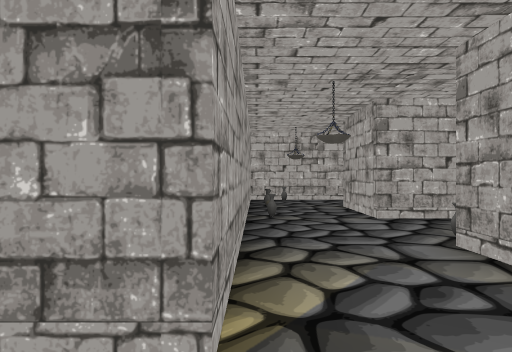
View 1 (above)

16 first-person views from a walk through a scene from a Unity 3-D project. The camera is 1.4 m above the floor, looks level and sees 75° across. Doors are open. The floor is counted in squares, 2.06 m on a side. Each view is taken from the middle of a square. On the plan, view 1 faces up. The plan holds only what a view shows up to about 10 squares ahead; the rest is blank. The player is left out. Some animated figures are left out. Some surface patterns are stand-ins.

View 2
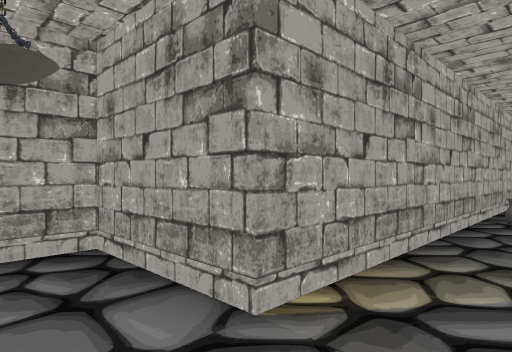

View 3
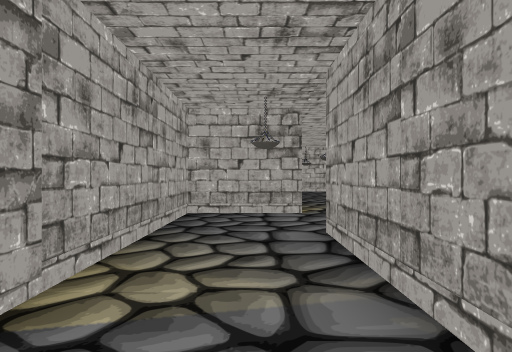

View 4
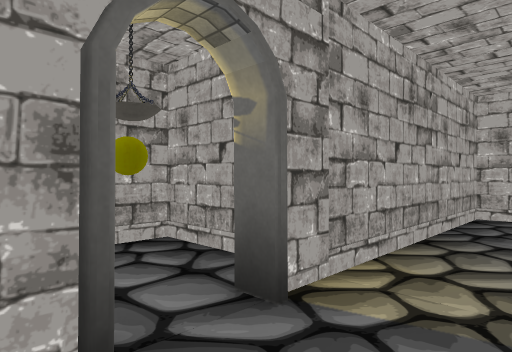

View 5
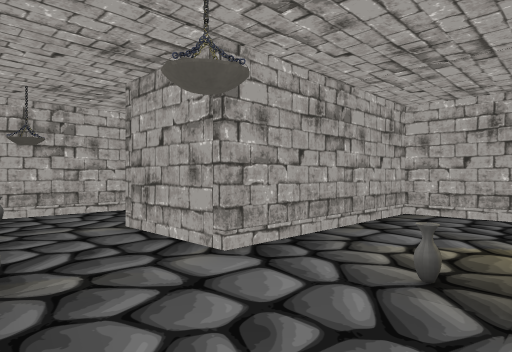

View 6
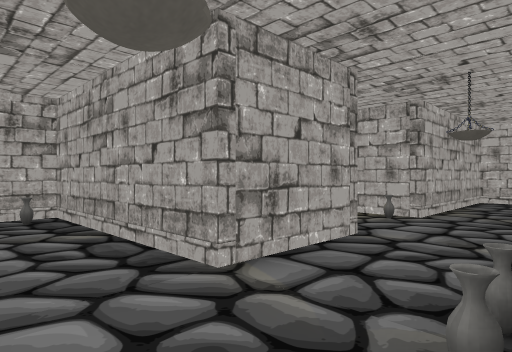

View 7
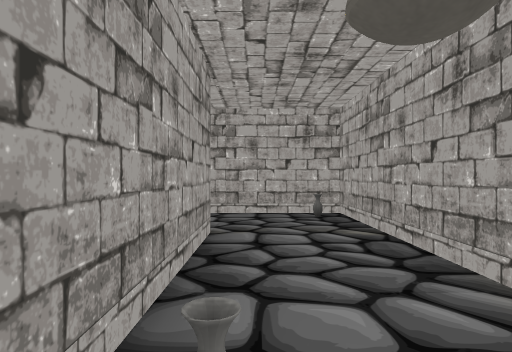

View 8
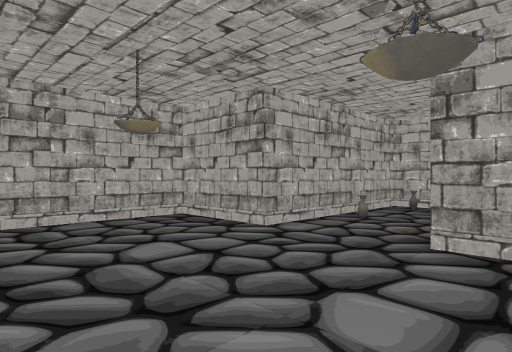

View 9
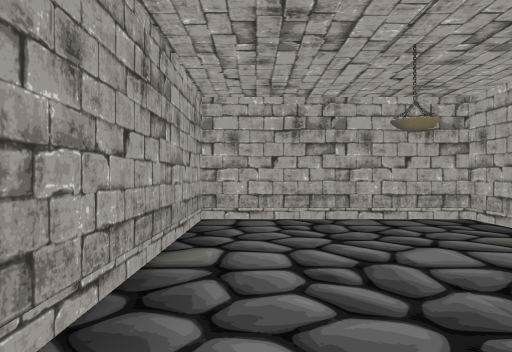

View 10
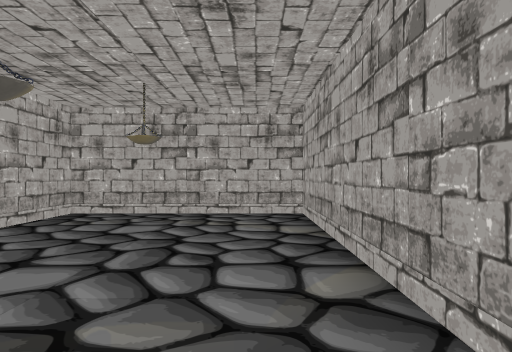

View 11
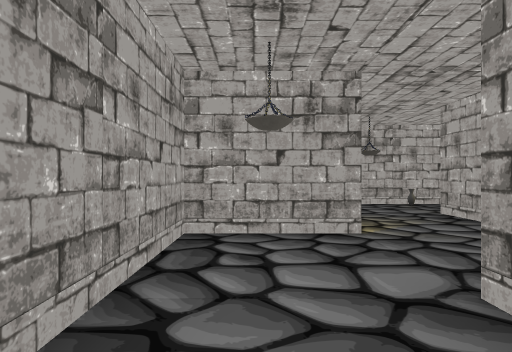

View 12
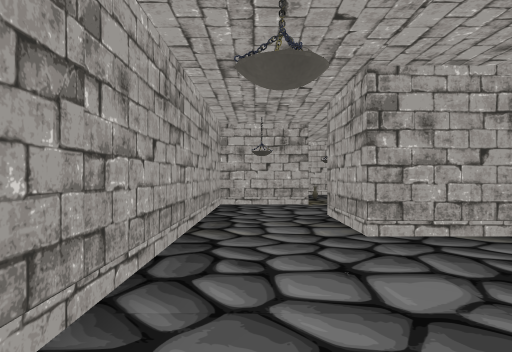

View 13
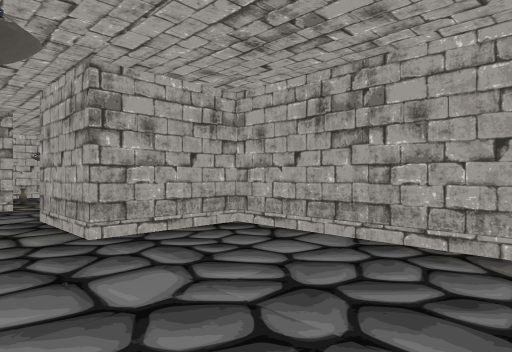

View 14
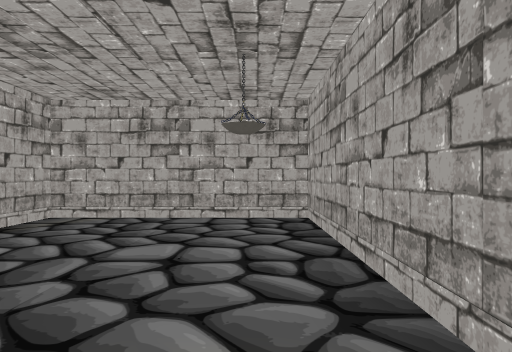

View 15
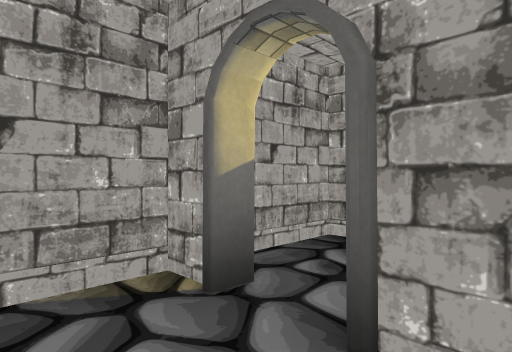

View 16
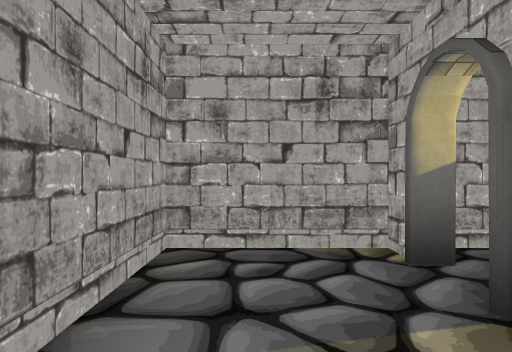

### Floor plan
Ten units are one square. View 1 is at (0, 0); x grows to the right and y downward. Boxes are objects, and circles mark ways between rooms. Rooms are numbered by the first view taken in them; rooms with no view inside come last. Other rooms are left out.
<svg viewBox="-31 -164 160 220">
<path fill="none" stroke="#000" d="M12 10 19 10 19 -32M-2 45 -2 9M-26 45 -23 45 -23 51 -8 51M-2 -34 -2 -12 -23 -12 -23 38M41 -95 -2 -95M61 -75 61 -116M19 -74 55 -74M-2 -88 -2 -76M74 -159 19 -159 19 -116 41 -116M61 -116 82 -116 82 -155M123 -54 82 -54 82 -33 61 -33M65 -12 124 -12 124 -45M40 -34 40 -12 65 -12M19 -32 31 -32M61 -38 61 -54 19 -54 19 -74M-2 -76 -2 -34"/>
<rect x="-5" y="-85" width="10" height="10" fill="#bbb"><title>vase</title></rect>
<rect x="5" y="-95" width="10" height="10" fill="#bbb"><title>vase</title></rect>
<rect x="55" y="-85" width="10" height="10" fill="#bbb"><title>vase</title></rect>
<rect x="55" y="-105" width="10" height="10" fill="#bbb"><title>vase</title></rect>
<rect x="-5" y="-65" width="10" height="10" fill="#bbb"><title>vase</title></rect>
<rect x="-5" y="-75" width="10" height="10" fill="#bbb"><title>vase</title></rect>
<rect x="15" y="-45" width="10" height="10" fill="#bbb"><title>vase</title></rect>
<circle cx="5" cy="-25" r="3" fill="#2a7"/>
<circle cx="55" cy="-105" r="3" fill="#2a7"/>
<circle cx="5" cy="-65" r="3" fill="#2a7"/>
<circle cx="75" cy="-25" r="3" fill="#2a7"/>
<text x="-10" y="10">1</text>
<text x="40" y="-90">2</text>
<text x="60" y="-140">3</text>
<text x="100" y="-30">4</text>
<text x="30" y="-50">5</text>
</svg>
Room 1 opens to room 5. Room 2 opens to room 3. Room 2 opens to room 5. Room 4 opens to room 5.

Where each view was taken, in squares from view 1:
view 1: 0 up, 0 right, facing up
view 2: 0 up, 1 right, facing up-left
view 3: 5 down, 1 left, facing up
view 4: 5 down, 1 left, facing up-left
view 5: 3 up, 0 right, facing up-right
view 6: 9 up, 0 right, facing down-right
view 7: 9 up, 0 right, facing right
view 8: 15 up, 3 right, facing down-right
view 9: 15 up, 3 right, facing right
view 10: 15 up, 8 right, facing left
view 11: 2 up, 8 right, facing left
view 12: 2 up, 12 right, facing left
view 13: 2 up, 12 right, facing up-left
view 14: 2 up, 7 right, facing right
view 15: 3 down, 1 left, facing down-left
view 16: 2 down, 1 left, facing down
